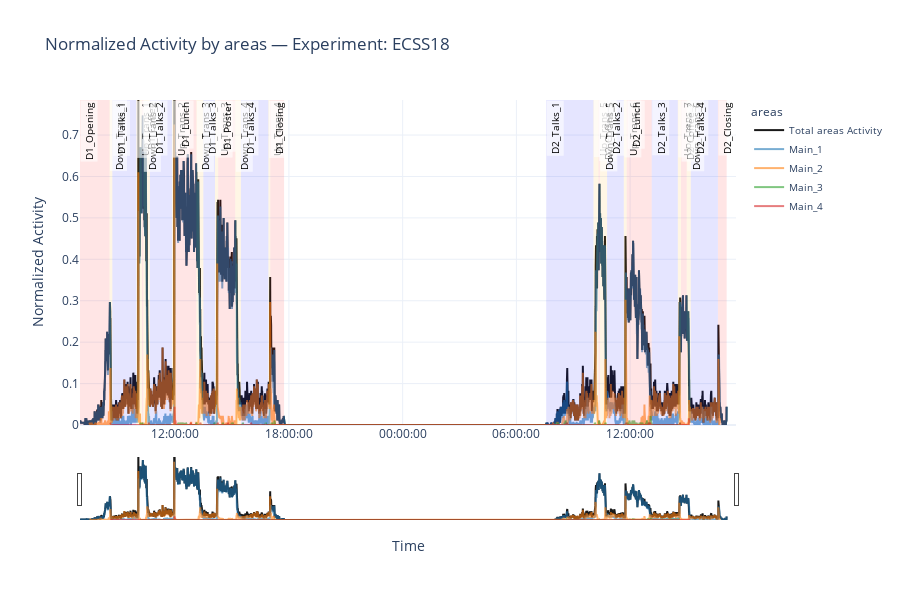

The cell this chart's notebook holds for it:
### Markdown cell above
## Activity by areas

### Code cell
Displayer.plotter.plot_normalized_activity(
entities=world.areas,
experiment_id=world.experiment_id,
mode_label="areas",
title_suffix="",
show_total=True,
sort_by_activity=True,
df_period=world.period_manager.final_period_df,
)

### Figure 1 — Plotly figure (JSON) as saved in the notebook; plotly's stock layout.template omitted (floating-point values rounded to 4 significant figures; data arrays with more than 128 entries replaced by an {"elided": "..."} marker saying what was removed)
{"data": [{"line": {"color": "black", "width": 2}, "mode": "lines", "name": "Total areas Activity", "opacity": 0.9, "type": "scatter", "x": {"elided": "6140 str values"}, "y": {"elided": "6140 float values"}}, {"line": {"color": "rgba(31, 119, 180, 1)"}, "mode": "lines", "name": "Main_1", "opacity": 0.6, "type": "scatter", "x": {"elided": "6140 str values"}, "y": {"elided": "6140 float values"}}, {"line": {"color": "rgba(255, 127, 14, 1)"}, "mode": "lines", "name": "Main_2", "opacity": 0.6, "type": "scatter", "x": {"elided": "5989 str values"}, "y": {"elided": "5989 float values"}}, {"line": {"color": "rgba(44, 160, 44, 1)"}, "mode": "lines", "name": "Main_3", "opacity": 0.6, "type": "scatter", "x": {"elided": "5128 str values"}, "y": {"elided": "5128 float values"}}, {"line": {"color": "rgba(214, 39, 40, 1)"}, "mode": "lines", "name": "Main_4", "opacity": 0.6, "type": "scatter", "x": {"elided": "5496 str values"}, "y": {"elided": "5496 float values"}}], "layout": {"annotations": [{"bgcolor": "rgba(255,255,255,0.6)", "font": {"color": "black", "size": 10}, "showarrow": false, "text": "D1_Opening", "textangle": -90, "x": "2018-12-06T06:58:50", "xanchor": "left", "y": 0.7846, "yanchor": "top"}, {"bgcolor": "rgba(255,255,255,0.6)", "font": {"color": "black", "size": 10}, "showarrow": false, "text": "Down_Trans_1", "textangle": -90, "x": "2018-12-06T08:32:10", "xanchor": "left", "y": 0.7846, "yanchor": "top"}, {"bgcolor": "rgba(255,255,255,0.6)", "font": {"color": "black", "size": 10}, "showarrow": false, "text": "D1_Talks_1", "textangle": -90, "x": "2018-12-06T08:41:10", "xanchor": "left", "y": 0.7846, "yanchor": "top"}, {"bgcolor": "rgba(255,255,255,0.6)", "font": {"color": "black", "size": 10}, "showarrow": false, "text": "Up_Trans_1", "textangle": -90, "x": "2018-12-06T09:57:10", "xanchor": "left", "y": 0.7846, "yanchor": "top"}, {"bgcolor": "rgba(255,255,255,0.6)", "font": {"color": "black", "size": 10}, "showarrow": false, "text": "D1_Coffee", "textangle": -90, "x": "2018-12-06T10:15:10", "xanchor": "left", "y": 0.7846, "yanchor": "top"}, {"bgcolor": "rgba(255,255,255,0.6)", "font": {"color": "black", "size": 10}, "showarrow": false, "text": "Down_Trans_2", "textangle": -90, "x": "2018-12-06T10:19:10", "xanchor": "left", "y": 0.7846, "yanchor": "top"}, {"bgcolor": "rgba(255,255,255,0.6)", "font": {"color": "black", "size": 10}, "showarrow": false, "text": "D1_Talks_2", "textangle": -90, "x": "2018-12-06T10:40:10", "xanchor": "left", "y": 0.7846, "yanchor": "top"}, {"bgcolor": "rgba(255,255,255,0.6)", "font": {"color": "black", "size": 10}, "showarrow": false, "text": "Up_Trans_2", "textangle": -90, "x": "2018-12-06T11:50:10", "xanchor": "left", "y": 0.7846, "yanchor": "top"}, {"bgcolor": "rgba(255,255,255,0.6)", "font": {"color": "black", "size": 10}, "showarrow": false, "text": "D1_Lunch", "textangle": -90, "x": "2018-12-06T12:01:10", "xanchor": "left", "y": 0.7846, "yanchor": "top"}, {"bgcolor": "rgba(255,255,255,0.6)", "font": {"color": "black", "size": 10}, "showarrow": false, "text": "Down_Trans_3", "textangle": -90, "x": "2018-12-06T13:07:10", "xanchor": "left", "y": 0.7846, "yanchor": "top"}, {"bgcolor": "rgba(255,255,255,0.6)", "font": {"color": "black", "size": 10}, "showarrow": false, "text": "D1_Talks_3", "textangle": -90, "x": "2018-12-06T13:29:10", "xanchor": "left", "y": 0.7846, "yanchor": "top"}, {"bgcolor": "rgba(255,255,255,0.6)", "font": {"color": "black", "size": 10}, "showarrow": false, "text": "Up_Trans_3", "textangle": -90, "x": "2018-12-06T14:06:10", "xanchor": "left", "y": 0.7846, "yanchor": "top"}, {"bgcolor": "rgba(255,255,255,0.6)", "font": {"color": "black", "size": 10}, "showarrow": false, "text": "D1_Poster", "textangle": -90, "x": "2018-12-06T14:16:10", "xanchor": "left", "y": 0.7846, "yanchor": "top"}, {"bgcolor": "rgba(255,255,255,0.6)", "font": {"color": "black", "size": 10}, "showarrow": false, "text": "Down_Trans_4", "textangle": -90, "x": "2018-12-06T15:10:10", "xanchor": "left", "y": 0.7846, "yanchor": "top"}, {"bgcolor": "rgba(255,255,255,0.6)", "font": {"color": "black", "size": 10}, "showarrow": false, "text": "D1_Talks_4", "textangle": -90, "x": "2018-12-06T15:28:10", "xanchor": "left", "y": 0.7846, "yanchor": "top"}, {"bgcolor": "rgba(255,255,255,0.6)", "font": {"color": "black", "size": 10}, "showarrow": false, "text": "Up_Trans_4", "textangle": -90, "x": "2018-12-06T16:55:10", "xanchor": "left", "y": 0.7846, "yanchor": "top"}, {"bgcolor": "rgba(255,255,255,0.6)", "font": {"color": "black", "size": 10}, "showarrow": false, "text": "D1_Closing", "textangle": -90, "x": "2018-12-06T17:01:10", "xanchor": "left", "y": 0.7846, "yanchor": "top"}, {"bgcolor": "rgba(255,255,255,0.6)", "font": {"color": "black", "size": 10}, "showarrow": false, "text": "D2_Talks_1", "textangle": -90, "x": "2018-12-07T07:34:30", "xanchor": "left", "y": 0.7846, "yanchor": "top"}, {"bgcolor": "rgba(255,255,255,0.6)", "font": {"color": "black", "size": 10}, "showarrow": false, "text": "Up_Trans_5", "textangle": -90, "x": "2018-12-07T10:04:10", "xanchor": "left", "y": 0.7846, "yanchor": "top"}, {"bgcolor": "rgba(255,255,255,0.6)", "font": {"color": "black", "size": 10}, "showarrow": false, "text": "D2_Coffee_1", "textangle": -90, "x": "2018-12-07T10:20:10", "xanchor": "left", "y": 0.7846, "yanchor": "top"}, {"bgcolor": "rgba(255,255,255,0.6)", "font": {"color": "black", "size": 10}, "showarrow": false, "text": "Down_Trans_5", "textangle": -90, "x": "2018-12-07T10:24:10", "xanchor": "left", "y": 0.7846, "yanchor": "top"}, {"bgcolor": "rgba(255,255,255,0.6)", "font": {"color": "black", "size": 10}, "showarrow": false, "text": "D2_Talks_2", "textangle": -90, "x": "2018-12-07T10:47:10", "xanchor": "left", "y": 0.7846, "yanchor": "top"}, {"bgcolor": "rgba(255,255,255,0.6)", "font": {"color": "black", "size": 10}, "showarrow": false, "text": "Up_Trans_6", "textangle": -90, "x": "2018-12-07T11:40:10", "xanchor": "left", "y": 0.7846, "yanchor": "top"}, {"bgcolor": "rgba(255,255,255,0.6)", "font": {"color": "black", "size": 10}, "showarrow": false, "text": "D2_Lunch", "textangle": -90, "x": "2018-12-07T11:49:10", "xanchor": "left", "y": 0.7846, "yanchor": "top"}, {"bgcolor": "rgba(255,255,255,0.6)", "font": {"color": "black", "size": 10}, "showarrow": false, "text": "D2_Talks_3", "textangle": -90, "x": "2018-12-07T13:08:30", "xanchor": "left", "y": 0.7846, "yanchor": "top"}, {"bgcolor": "rgba(255,255,255,0.6)", "font": {"color": "black", "size": 10}, "showarrow": false, "text": "Up_Trans_7", "textangle": -90, "x": "2018-12-07T14:31:10", "xanchor": "left", "y": 0.7846, "yanchor": "top"}, {"bgcolor": "rgba(255,255,255,0.6)", "font": {"color": "black", "size": 10}, "showarrow": false, "text": "D2_Coffee_2", "textangle": -90, "x": "2018-12-07T14:41:10", "xanchor": "left", "y": 0.7846, "yanchor": "top"}, {"bgcolor": "rgba(255,255,255,0.6)", "font": {"color": "black", "size": 10}, "showarrow": false, "text": "Down_Trans_6", "textangle": -90, "x": "2018-12-07T14:59:10", "xanchor": "left", "y": 0.7846, "yanchor": "top"}, {"bgcolor": "rgba(255,255,255,0.6)", "font": {"color": "black", "size": 10}, "showarrow": false, "text": "D2_Talks_4", "textangle": -90, "x": "2018-12-07T15:12:10", "xanchor": "left", "y": 0.7846, "yanchor": "top"}, {"bgcolor": "rgba(255,255,255,0.6)", "font": {"color": "black", "size": 10}, "showarrow": false, "text": "D2_Closing", "textangle": -90, "x": "2018-12-07T16:38:10", "xanchor": "left", "y": 0.7846, "yanchor": "top"}], "height": 600, "hovermode": "x unified", "legend": {"font": {"size": 10}, "title": {"text": "areas"}}, "shapes": [{"fillcolor": "rgba(255, 0, 0, 0.1)", "layer": "above", "line": {"width": 0}, "opacity": 1, "type": "rect", "x0": "2018-12-06T06:58:40", "x1": "2018-12-06T08:32:00", "xref": "x", "y0": 0, "y1": 1, "yref": "y domain"}, {"fillcolor": "rgba(255, 165, 0, 0.1)", "layer": "above", "line": {"width": 0}, "opacity": 1, "type": "rect", "x0": "2018-12-06T08:32:00", "x1": "2018-12-06T08:41:00", "xref": "x", "y0": 0, "y1": 1, "yref": "y domain"}, {"fillcolor": "rgba(0, 0, 255, 0.1)", "layer": "above", "line": {"width": 0}, "opacity": 1, "type": "rect", "x0": "2018-12-06T08:41:00", "x1": "2018-12-06T09:57:00", "xref": "x", "y0": 0, "y1": 1, "yref": "y domain"}, {"fillcolor": "rgba(255, 165, 0, 0.1)", "layer": "above", "line": {"width": 0}, "opacity": 1, "type": "rect", "x0": "2018-12-06T09:57:00", "x1": "2018-12-06T10:15:00", "xref": "x", "y0": 0, "y1": 1, "yref": "y domain"}, {"fillcolor": "rgba(255, 0, 0, 0.1)", "layer": "above", "line": {"width": 0}, "opacity": 1, "type": "rect", "x0": "2018-12-06T10:15:00", "x1": "2018-12-06T10:19:00", "xref": "x", "y0": 0, "y1": 1, "yref": "y domain"}, {"fillcolor": "rgba(255, 165, 0, 0.1)", "layer": "above", "line": {"width": 0}, "opacity": 1, "type": "rect", "x0": "2018-12-06T10:19:00", "x1": "2018-12-06T10:40:00", "xref": "x", "y0": 0, "y1": 1, "yref": "y domain"}, {"fillcolor": "rgba(0, 0, 255, 0.1)", "layer": "above", "line": {"width": 0}, "opacity": 1, "type": "rect", "x0": "2018-12-06T10:40:00", "x1": "2018-12-06T11:50:00", "xref": "x", "y0": 0, "y1": 1, "yref": "y domain"}, {"fillcolor": "rgba(255, 165, 0, 0.1)", "layer": "above", "line": {"width": 0}, "opacity": 1, "type": "rect", "x0": "2018-12-06T11:50:00", "x1": "2018-12-06T12:01:00", "xref": "x", "y0": 0, "y1": 1, "yref": "y domain"}, {"fillcolor": "rgba(255, 0, 0, 0.1)", "layer": "above", "line": {"width": 0}, "opacity": 1, "type": "rect", "x0": "2018-12-06T12:01:00", "x1": "2018-12-06T13:07:00", "xref": "x", "y0": 0, "y1": 1, "yref": "y domain"}, {"fillcolor": "rgba(255, 165, 0, 0.1)", "layer": "above", "line": {"width": 0}, "opacity": 1, "type": "rect", "x0": "2018-12-06T13:07:00", "x1": "2018-12-06T13:29:00", "xref": "x", "y0": 0, "y1": 1, "yref": "y domain"}, {"fillcolor": "rgba(0, 0, 255, 0.1)", "layer": "above", "line": {"width": 0}, "opacity": 1, "type": "rect", "x0": "2018-12-06T13:29:00", "x1": "2018-12-06T14:06:00", "xref": "x", "y0": 0, "y1": 1, "yref": "y domain"}, {"fillcolor": "rgba(255, 165, 0, 0.1)", "layer": "above", "line": {"width": 0}, "opacity": 1, "type": "rect", "x0": "2018-12-06T14:06:00", "x1": "2018-12-06T14:16:00", "xref": "x", "y0": 0, "y1": 1, "yref": "y domain"}, {"fillcolor": "rgba(255, 0, 0, 0.1)", "layer": "above", "line": {"width": 0}, "opacity": 1, "type": "rect", "x0": "2018-12-06T14:16:00", "x1": "2018-12-06T15:10:00", "xref": "x", "y0": 0, "y1": 1, "yref": "y domain"}, {"fillcolor": "rgba(255, 165, 0, 0.1)", "layer": "above", "line": {"width": 0}, "opacity": 1, "type": "rect", "x0": "2018-12-06T15:10:00", "x1": "2018-12-06T15:28:00", "xref": "x", "y0": 0, "y1": 1, "yref": "y domain"}, {"fillcolor": "rgba(0, 0, 255, 0.1)", "layer": "above", "line": {"width": 0}, "opacity": 1, "type": "rect", "x0": "2018-12-06T15:28:00", "x1": "2018-12-06T16:55:00", "xref": "x", "y0": 0, "y1": 1, "yref": "y domain"}, {"fillcolor": "rgba(255, 165, 0, 0.1)", "layer": "above", "line": {"width": 0}, "opacity": 1, "type": "rect", "x0": "2018-12-06T16:55:00", "x1": "2018-12-06T17:01:00", "xref": "x", "y0": 0, "y1": 1, "yref": "y domain"}, {"fillcolor": "rgba(255, 0, 0, 0.1)", "layer": "above", "line": {"width": 0}, "opacity": 1, "type": "rect", "x0": "2018-12-06T17:01:00", "x1": "2018-12-06T17:44:40", "xref": "x", "y0": 0, "y1": 1, "yref": "y domain"}, {"fillcolor": "rgba(0, 0, 255, 0.1)", "layer": "above", "line": {"width": 0}, "opacity": 1, "type": "rect", "x0": "2018-12-07T07:34:20", "x1": "2018-12-07T10:04:00", "xref": "x", "y0": 0, "y1": 1, "yref": "y domain"}, {"fillcolor": "rgba(255, 165, 0, 0.1)", "layer": "above", "line": {"width": 0}, "opacity": 1, "type": "rect", "x0": "2018-12-07T10:04:00", "x1": "2018-12-07T10:20:00", "xref": "x", "y0": 0, "y1": 1, "yref": "y domain"}, {"fillcolor": "rgba(255, 0, 0, 0.1)", "layer": "above", "line": {"width": 0}, "opacity": 1, "type": "rect", "x0": "2018-12-07T10:20:00", "x1": "2018-12-07T10:24:00", "xref": "x", "y0": 0, "y1": 1, "yref": "y domain"}, {"fillcolor": "rgba(255, 165, 0, 0.1)", "layer": "above", "line": {"width": 0}, "opacity": 1, "type": "rect", "x0": "2018-12-07T10:24:00", "x1": "2018-12-07T10:47:00", "xref": "x", "y0": 0, "y1": 1, "yref": "y domain"}, {"fillcolor": "rgba(0, 0, 255, 0.1)", "layer": "above", "line": {"width": 0}, "opacity": 1, "type": "rect", "x0": "2018-12-07T10:47:00", "x1": "2018-12-07T11:40:00", "xref": "x", "y0": 0, "y1": 1, "yref": "y domain"}, {"fillcolor": "rgba(255, 165, 0, 0.1)", "layer": "above", "line": {"width": 0}, "opacity": 1, "type": "rect", "x0": "2018-12-07T11:40:00", "x1": "2018-12-07T11:49:00", "xref": "x", "y0": 0, "y1": 1, "yref": "y domain"}, {"fillcolor": "rgba(255, 0, 0, 0.1)", "layer": "above", "line": {"width": 0}, "opacity": 1, "type": "rect", "x0": "2018-12-07T11:49:00", "x1": "2018-12-07T13:08:20", "xref": "x", "y0": 0, "y1": 1, "yref": "y domain"}, {"fillcolor": "rgba(0, 0, 255, 0.1)", "layer": "above", "line": {"width": 0}, "opacity": 1, "type": "rect", "x0": "2018-12-07T13:08:20", "x1": "2018-12-07T14:31:00", "xref": "x", "y0": 0, "y1": 1, "yref": "y domain"}, {"fillcolor": "rgba(255, 165, 0, 0.1)", "layer": "above", "line": {"width": 0}, "opacity": 1, "type": "rect", "x0": "2018-12-07T14:31:00", "x1": "2018-12-07T14:41:00", "xref": "x", "y0": 0, "y1": 1, "yref": "y domain"}, {"fillcolor": "rgba(255, 0, 0, 0.1)", "layer": "above", "line": {"width": 0}, "opacity": 1, "type": "rect", "x0": "2018-12-07T14:41:00", "x1": "2018-12-07T14:59:00", "xref": "x", "y0": 0, "y1": 1, "yref": "y domain"}, {"fillcolor": "rgba(255, 165, 0, 0.1)", "layer": "above", "line": {"width": 0}, "opacity": 1, "type": "rect", "x0": "2018-12-07T14:59:00", "x1": "2018-12-07T15:12:00", "xref": "x", "y0": 0, "y1": 1, "yref": "y domain"}, {"fillcolor": "rgba(0, 0, 255, 0.1)", "layer": "above", "line": {"width": 0}, "opacity": 1, "type": "rect", "x0": "2018-12-07T15:12:00", "x1": "2018-12-07T16:38:00", "xref": "x", "y0": 0, "y1": 1, "yref": "y domain"}, {"fillcolor": "rgba(255, 0, 0, 0.1)", "layer": "above", "line": {"width": 0}, "opacity": 1, "type": "rect", "x0": "2018-12-07T16:38:00", "x1": "2018-12-07T17:05:40", "xref": "x", "y0": 0, "y1": 1, "yref": "y domain"}], "title": {"text": "Normalized Activity by areas — Experiment: ECSS18 "}, "xaxis": {"rangeslider": {"visible": true}, "tickformat": "%H:%M:%S", "title": {"text": "Time"}, "type": "date"}, "yaxis": {"range": [0, 0.7846], "title": {"text": "Normalized Activity"}}}}
